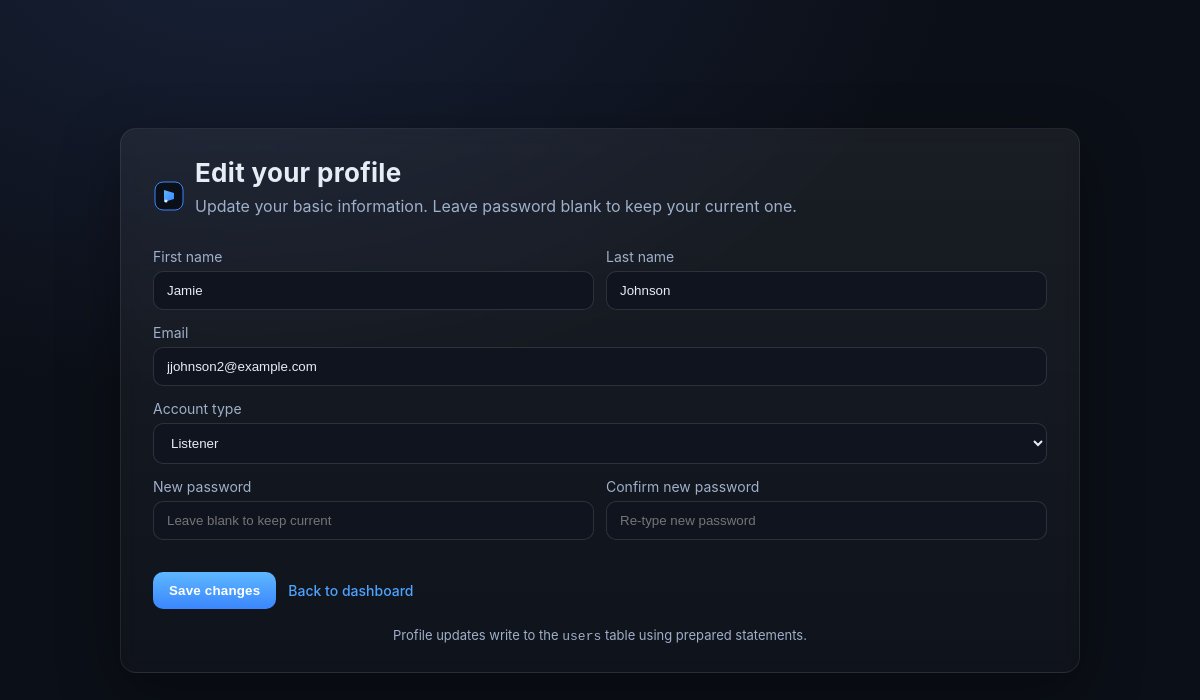
/update_profile.php (signed in), run on the app's committed database.
### tables this page shows
CREATE TABLE `users` (
  `user_id`      INT UNSIGNED NOT NULL AUTO_INCREMENT,
  `first_name`   VARCHAR(50)  NOT NULL,
  `last_name`    VARCHAR(50)  NOT NULL,
  `username`     VARCHAR(30)  NOT NULL UNIQUE,
  `email`        VARCHAR(120) NOT NULL UNIQUE,
  `password_hash` VARCHAR(255) NOT NULL,
  `account_type` ENUM('Listener','Artist') NOT NULL DEFAULT 'Listener',
  `created_at`   DATETIME     NOT NULL DEFAULT CURRENT_TIMESTAMP,
  PRIMARY KEY (`user_id`)
);

### common.php (called while the page is built, shortened)
<?php
function h($v) {
    return htmlspecialchars($v ?? '', ENT_QUOTES, 'UTF-8');
}
?>

### update_profile.php (the view, shortened to what this page needs)
<?php
require __DIR__ . '/common.php';
require __DIR__ . '/db.php';
$stmt = $pdo->prepare('SELECT user_id, first_name, last_name, email, account_type FROM users WHERE user_id = ?');
$stmt->execute([$_SESSION['user_id']]);
$me = $stmt->fetch();
$first_name   = $me['first_name'];
$last_name    = $me['last_name'];
$email        = $me['email'];
$account_type = $me['account_type'];
?>
<!doctype html>
<html lang="en">
<head>
  <link rel="stylesheet" href="style.css">
</head>
<body>
  <div class="container">
    <main class="card" role="main">
      <div class="header-row">
        <img src="images/logo.svg" alt="RiffStream logo" class="logo">
        <div>
          <h1>Edit your profile</h1>
          <p>Update your basic information. Leave password blank to keep your current one.</p>
        </div>
      </div>
      <form method="post" action="update_profile.php" novalidate>
        <div class="grid-2">
          <div class="form-row">
            <label for="first_name">First name</label>
            <input class="input" type="text" id="first_name" name="first_name" value="<?php echo h($first_name); ?>" required maxlength="50">
          </div>
          <div class="form-row">
            <label for="last_name">Last name</label>
            <input class="input" type="text" id="last_name" name="last_name" value="<?php echo h($last_name); ?>" required maxlength="50">
          </div>
        </div>
        <div class="form-row">
          <label for="email">Email</label>
          <input class="input" type="email" id="email" name="email" value="<?php echo h($email); ?>" required maxlength="120">
        </div>
        <div class="form-row">
          <label for="account_type">Account type</label>
          <select id="account_type" name="account_type" class="input" required>
            <option value="Listener" <?php echo $account_type === 'Listener' ? 'selected' : ''; ?>>Listener</option>
          </select>
        </div>
        <div class="grid-2">
          <div class="form-row">
            <label for="new_password">New password</label>
            <input class="input" type="password" id="new_password" name="new_password" minlength="8" autocomplete="new-password" placeholder="Leave blank to keep current">
          </div>
          <div class="form-row">
            <label for="confirm_password">Confirm new password</label>
            <input class="input" type="password" id="confirm_password" name="confirm_password" minlength="8" autocomplete="new-password" placeholder="Re-type new password">
          </div>
        </div>
        <div class="actions">
          <button type="submit">Save changes</button>
          <a class="link" href="dashboard.php">Back to dashboard</a>
        </div>
      </form>
      <div class="footer">Profile updates write to the <code>users</code> table using prepared statements.</div>
    </main>
  </div>
</body>
</html>

### style.css (style rules this page uses)
:root { --bg: #0b0f17; --card: #141a26; --text: #e7ecf5; --muted: #9fb0ca; --accent: #4da3ff; --danger: #ff5d6c; --success: #62d48f; --focus: #89b8ff; --input: #0f141f; }
* { box-sizing: border-box; }
html, body { margin: 0; padding: 0; font-family: -apple-system, system-ui, sans-serif; background: radial-gradient(1200px 800px at 20% -10%, #182137 0%, #0b0f17 60%); color: var(--text); min-height: 100vh; }
.container { display: grid; place-items: center; min-height: 100vh; padding: 24px; }
.card { width: 100%; max-width: 960px; background: linear-gradient(180deg, rgba(255,255,255,0.06), rgba(255,255,255,0.02)); border: 1px solid rgba(255,255,255,0.08); border-radius: 16px; padding: 28px 32px; box-shadow: 0 20px 60px rgba(0,0,0,0.35); backdrop-filter: blur(8px); }
.header-row { display: flex; align-items: center; gap: 10px; margin-bottom: 12px; }
.logo { width: 32px; height: 32px; }
h1, h2 { margin: 0 0 8px 0; letter-spacing: 0.3px; }
h1 { font-size: 26px; }
p { color: var(--muted); margin: 0 0 20px 0; }
.form-row { margin-bottom: 14px; }
label { display: block; font-size: 14px; margin-bottom: 6px; color: var(--muted); }
.input, select { width: 100%; padding: 11px 13px; border: 1px solid rgba(255,255,255,0.12); background: var(--input); color: var(--text); border-radius: 10px; outline: none; transition: border 120ms ease, box-shadow 120ms ease; }
.actions { display: flex; flex-wrap: wrap; align-items: center; gap: 12px; margin-top: 18px; }
button, .btn { cursor: pointer; border: none; border-radius: 10px; padding: 11px 16px; background: linear-gradient(180deg, #5eb7ff, #3a86ff); color: white; font-weight: 600; letter-spacing: 0.2px; transition: transform 120ms ease, box-shadow 120ms ease, opacity 120ms ease; text-decoration: none; display: inline-flex; align-items: center; justify-content: center; }
.link { color: var(--accent); text-decoration: none; font-weight: 500; font-size: 14px; }
.footer { margin-top: 18px; font-size: 13px; color: var(--muted); text-align: center; }
.grid-2 { display: grid; grid-template-columns: 1fr 1fr; gap: 12px; }

### data on the page
users: first_name "Jamie", last_name "Johnson", email "jjohnson2@example.com", account_type "Listener"
